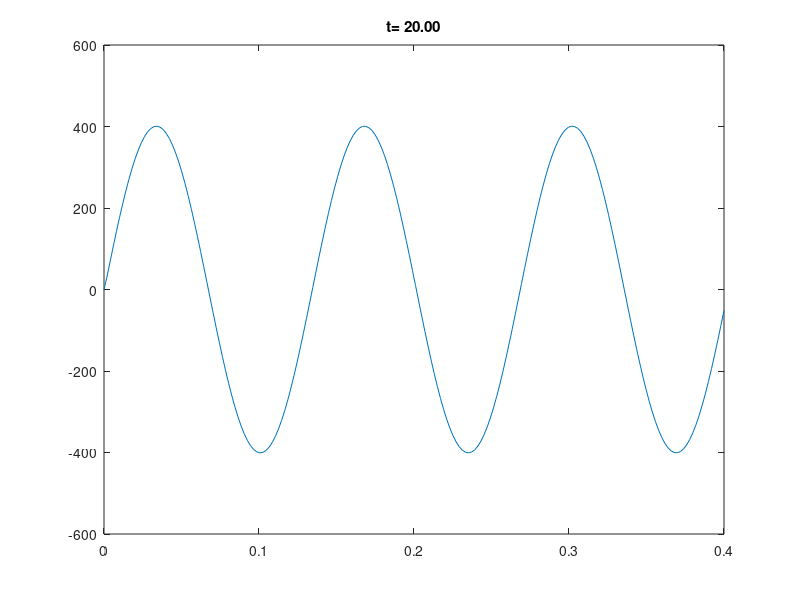

This chart was generated by the following MATLAB code:
clear;
clc;

%Simulation parameters:
c = 3e9;
L = 400e-3;                             %[m] the tatal length of the simulation region/line length
dx = 200e-5;                            %[m] space step
n = fix(L/dx);                          % Number of sections
T = 20e-9;                              %[s] Total simulation time
x = linspace(0,L,n);

C_0 = 1.5014e-10;                       %[F/m] Capacitance 
L_0 = 3.7379e-7;                        %[H/m] Inductance
V_p = 20000;

V = zeros(n,1);   %Voltage
Vp=V; %V at time n+1

I = zeros(n,1);   %Voltage
Ip=I; %V at time n+1

dt = dx*(L_0*C_0)^0.5;     

CFL_C = dt/(dx*C_0);
CFL_L = dt/(dx*L_0);

t = 0;
while (t<T)
    
%     Vp([1 end])=0;%Reflecting BC
      %Vp(1) = -(c*dt/dx)*(V(2)-V(1))+V(1);
     %Vp(end) = -(c*dt/dx)*(V(end)-V(end-1))+V(end-1);
   Vp(end) = V(end-1);
    Vp(1) = V_p*sin(40*pi*t/T);
      
    t=t+dt;
    V = Vp; 
    I = Ip;
    %save current and previous arrays (when t+dt, we assign Vm1 = V...
    %and assign Vp1 to V)
    
    %%source
%     V(1) = 1*gauspuls(t,1,0.1);

    for i = 2:n
        
        Ip(i) = I(i)+CFL_L*(V(i)-V(i-1));
        
    end

    for i = 2:n-1 
        
        Vp(i) = V(i)+CFL_C*(Ip(i+1)-Ip(i));
          
    end
    
    clf;
    %t
    %V(1)
    plot(x,Ip);
    title(sprintf('t= %.2f', t*1.e9));
%     axis([0 L -2*V_p 2*V_p])
    shg; pause(0.01);
end

%     plot(t,V(end-1));
    